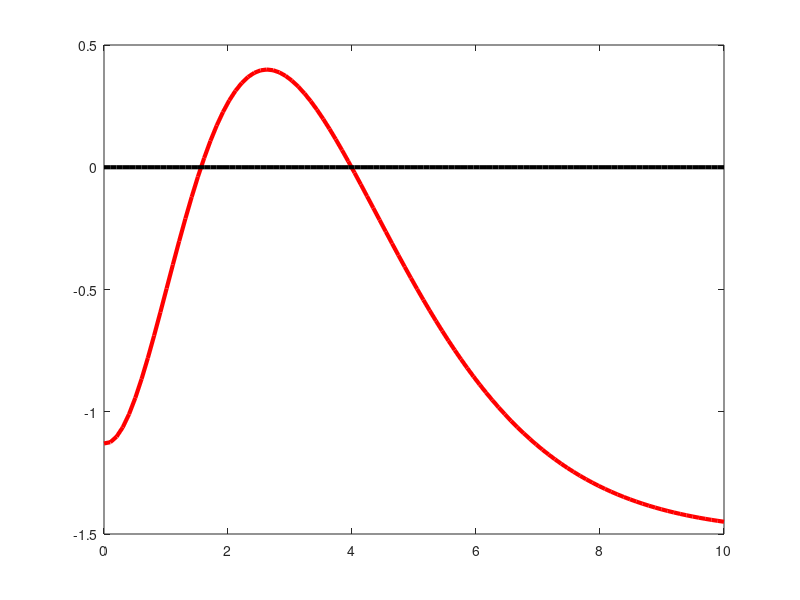

MATLAB code for this plot: (Note: this script raises an error after producing the figure.)
addpath('G:\UNL 2025 CURSADO\Calculo_Numerico\Funciones')
format long;

tol = 1e-5;
E = @(t) ((t + 1/3).^3 + 1/3).*exp(-t);
f = @(t) E(t) - 1.5;  % Función cuya raíz buscamos

%busco graficamente el punto q sea 0
i = linspace(0,10,100);
origen = @(x) x*0;
plot(i,f(i),'r-','linewidth',3,i,origen(i),'k','linewidth',3);

%por la grafica se ve que la grafica tiene dos raices, una cercana a 3 y la otra 1.5
syms t;                                       % Declarar variable simbólica
f_s = ( (t + 1/3).^3 + 1/3 ).*e.^(-t);        % Definir la función
df_sym = diff(f_s, t);                        % Calcular derivada simbólica
df = matlabFunction(df_sym);
[t1, rh, it] = newton(f, df, 3, 1000, 1e-5);
t1
[t2, rh, it] = newton(f, df, 1.5, 1000, 1e-5);
t2

display("Con biseccion no funciona pq f(a)*f(b)>0 para todo t")
%[x0, rh, it, E_rel,tiempo] = biseccion(f, -10, 15, 1000, tol);

if abs(f(t1)) <tol
  display("es raiz valida",num2str(t1))
endif
if abs(f(t2)) <tol
  display("es raiz valida",num2str(t2))
endif

